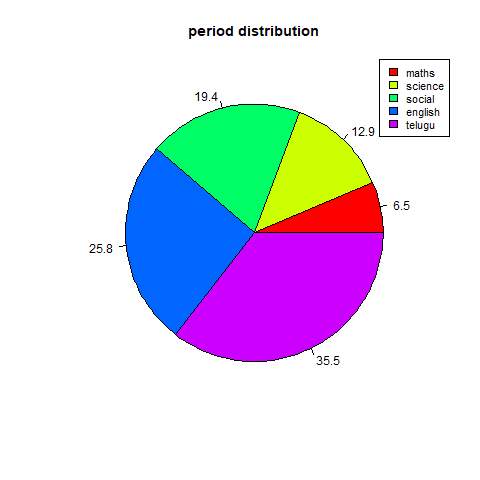

This chart was generated by the following R code:
data<-c(10,20,30,40,55)
labels<-c("maths","science","social","english","telugu")
png(file="piechart3.jpg")
pie_percent<-round(100*data/sum(data),1)
pie(data,labels = pie_percent,main = "period distribution",col = rainbow(length(data)))
legend("topright",c(labels),cex=0.9,fill = rainbow(length(data)))
dev.off()